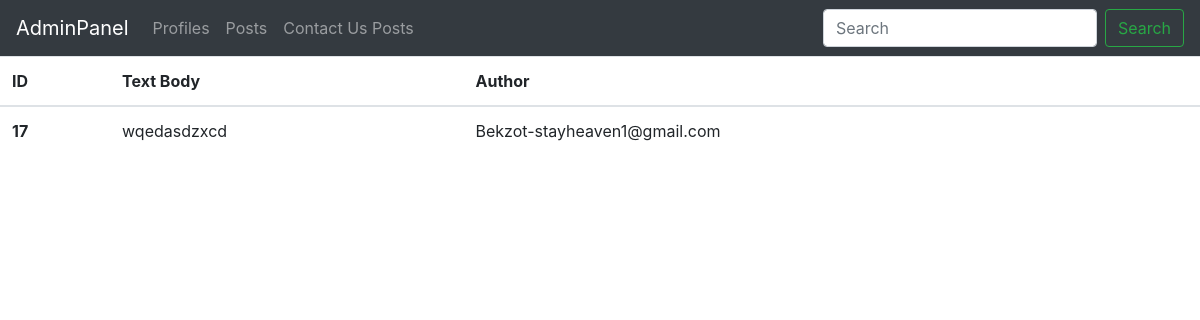
The app's page /admin/contact-us-posts (signed in), older data.
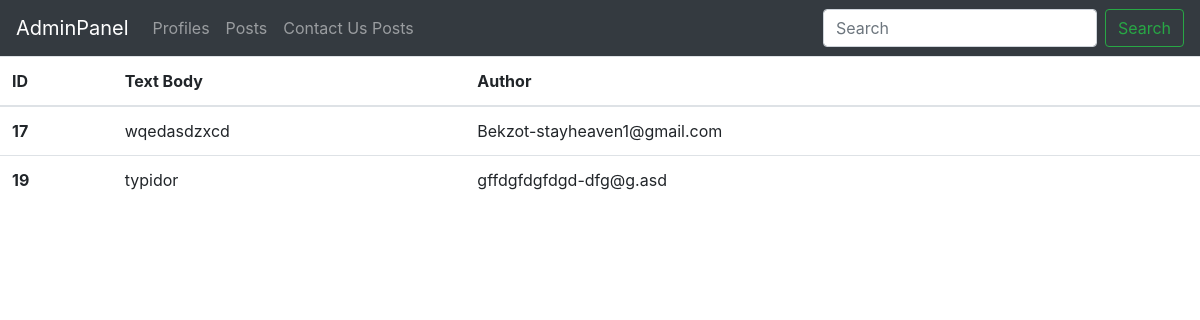
The same page, newer data.
### models.py (models this page shows, shortened)
class Posts (db.Model):
    id = db.Column(db.Integer, primary_key=True)
    title = db.Column(db.String(100))
    body = db.Column(db.String(200))
    author = db.Column(db.String)
    pub_date = db.Column(db.DateTime, nullable=False,
        default=datetime.utcnow)

### admin.py (the view)
@admin.route('/contact-us-posts')
@login_required
def contactUs():
    if current_user.admin == True:
        messages = Posts.query.filter_by(title='Contact')
        return render_template('contactUsPosts.html',messages=messages)
    else:
        return '''You don't have permisions'''

### app.py (called while the page is built)
@login_manager.user_loader
def load_user(user_id):
	return User.query.get(int(user_id))

### adminTemplates/contactUsPosts.html (shortened to what this page needs)
{%extends 'base.html'%}
{%block body%}
<table class="table table-hover">
    <thead>
      <tr>
        <th scope="col">ID</th>
        <th scope="col">Text Body</th>
        <th scope="col">Author</th>
      </tr>
    </thead>
    <tbody>
      {%for message in messages%}
      <tr>
        <th scope="row">{{message.id}}</th>
        <td>{{message.body}}</td>
        <td>{{message.author}}</td>
      </tr>
      {%endfor%}
    </tbody>
  </table>
{%endblock%}

### adminTemplates/base.html (shortened to what this page needs)
<!DOCTYPE html>
<html lang="en">
<head>
    <link rel="stylesheet" href="https://stackpath.bootstrapcdn.com/bootstrap/4.4.1/css/bootstrap.min.css">
</head>
<body>
    <nav class="navbar navbar-expand-lg navbar-dark bg-dark">
        <a class="navbar-brand" href="{{url_for('index')}}">AdminPanel</a>
        <div class="collapse navbar-collapse" id="navbarSupportedContent">
          <ul class="navbar-nav mr-auto">
            <li class="nav-item">
              <a class="nav-link" href="{{url_for('admin.index')}}">Profiles</a>
            </li>
            <li class="nav-item">
              <a class="nav-link" href="{{url_for('admin.posts')}}">Posts</a>
            </li>
            <li class="nav-item">
              <a class="nav-link" href="{{url_for('admin.contactUs')}}">Contact Us Posts</a>
            </li>
          </ul>
          <form class="form-inline my-2 my-lg-0">
            <input class="form-control mr-sm-2" type="search" placeholder="Search" aria-label="Search">
            <button class="btn btn-outline-success my-2 my-sm-0" type="submit">Search</button>
          </form>
        </div>
      </nav>
      {%block body%}{%endblock%}
</body>
</html>

Row changes from the older to the newer data that the page shows:
added Posts: id "19", body "typidor", author "gffdgfdgfdgd-dfg@g.asd"
